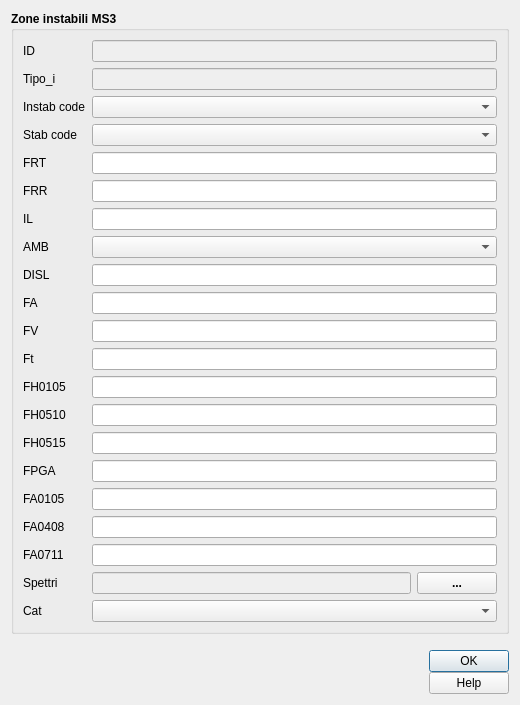
<?xml version="1.0" encoding="UTF-8"?>
<ui version="4.0">
 <class>pushButton_2</class>
 <widget class="QDialog" name="pushButton_2">
  <property name="geometry">
   <rect>
    <x>0</x>
    <y>0</y>
    <width>520</width>
    <height>705</height>
   </rect>
  </property>
  <property name="sizePolicy">
   <sizepolicy hsizetype="Fixed" vsizetype="Fixed">
    <horstretch>0</horstretch>
    <verstretch>0</verstretch>
   </sizepolicy>
  </property>
  <property name="minimumSize">
   <size>
    <width>520</width>
    <height>705</height>
   </size>
  </property>
  <property name="maximumSize">
   <size>
    <width>1500</width>
    <height>1500</height>
   </size>
  </property>
  <property name="windowTitle">
   <string>Zone instabili MS3</string>
  </property>
  <property name="modal">
   <bool>true</bool>
  </property>
  <layout class="QGridLayout" name="gridLayout_4">
   <item row="0" column="0">
    <widget class="QGroupBox" name="groupBox_2">
     <property name="sizePolicy">
      <sizepolicy hsizetype="Expanding" vsizetype="Expanding">
       <horstretch>0</horstretch>
       <verstretch>0</verstretch>
      </sizepolicy>
     </property>
     <property name="font">
      <font>
       <weight>75</weight>
       <bold>true</bold>
      </font>
     </property>
     <property name="title">
      <string>Zone instabili MS3</string>
     </property>
     <layout class="QGridLayout" name="gridLayout_3">
      <item row="15" column="2">
       <widget class="QComboBox" name="AMB">
        <property name="toolTip">
         <string/>
        </property>
       </widget>
      </item>
      <item row="16" column="2">
       <spacer name="verticalSpacer_8">
        <property name="orientation">
         <enum>Qt::Vertical</enum>
        </property>
        <property name="sizeHint" stdset="0">
         <size>
          <width>20</width>
          <height>40</height>
         </size>
        </property>
       </spacer>
      </item>
      <item row="25" column="0">
       <widget class="QLabel" name="label_27">
        <property name="font">
         <font>
          <weight>50</weight>
          <bold>false</bold>
         </font>
        </property>
        <property name="text">
         <string>FH0105</string>
        </property>
       </widget>
      </item>
      <item row="40" column="2">
       <spacer name="verticalSpacer_20">
        <property name="orientation">
         <enum>Qt::Vertical</enum>
        </property>
        <property name="sizeHint" stdset="0">
         <size>
          <width>20</width>
          <height>40</height>
         </size>
        </property>
       </spacer>
      </item>
      <item row="13" column="0">
       <widget class="QLabel" name="label_37">
        <property name="font">
         <font>
          <weight>50</weight>
          <bold>false</bold>
         </font>
        </property>
        <property name="text">
         <string>IL</string>
        </property>
       </widget>
      </item>
      <item row="21" column="2">
       <widget class="QLineEdit" name="FV">
        <property name="toolTip">
         <string/>
        </property>
       </widget>
      </item>
      <item row="12" column="2">
       <spacer name="verticalSpacer_7">
        <property name="orientation">
         <enum>Qt::Vertical</enum>
        </property>
        <property name="sizeHint" stdset="0">
         <size>
          <width>20</width>
          <height>40</height>
         </size>
        </property>
       </spacer>
      </item>
      <item row="6" column="2">
       <spacer name="verticalSpacer_4">
        <property name="orientation">
         <enum>Qt::Vertical</enum>
        </property>
        <property name="sizeHint" stdset="0">
         <size>
          <width>20</width>
          <height>40</height>
         </size>
        </property>
       </spacer>
      </item>
      <item row="19" column="0">
       <widget class="QLabel" name="label_22">
        <property name="font">
         <font>
          <weight>50</weight>
          <bold>false</bold>
         </font>
        </property>
        <property name="text">
         <string>FA</string>
        </property>
       </widget>
      </item>
      <item row="18" column="2">
       <spacer name="verticalSpacer_9">
        <property name="orientation">
         <enum>Qt::Vertical</enum>
        </property>
        <property name="sizeHint" stdset="0">
         <size>
          <width>20</width>
          <height>40</height>
         </size>
        </property>
       </spacer>
      </item>
      <item row="39" column="2">
       <layout class="QGridLayout" name="gridLayout">
        <item row="0" column="0">
         <widget class="QLineEdit" name="SPETTRI">
          <property name="enabled">
           <bool>false</bool>
          </property>
          <property name="toolTip">
           <string/>
          </property>
         </widget>
        </item>
        <item row="0" column="1">
         <widget class="QPushButton" name="pushButton">
          <property name="cursor">
           <cursorShape>PointingHandCursor</cursorShape>
          </property>
          <property name="text">
           <string>...</string>
          </property>
         </widget>
        </item>
       </layout>
      </item>
      <item row="7" column="0">
       <widget class="QLabel" name="label_8">
        <property name="font">
         <font>
          <weight>50</weight>
          <bold>false</bold>
         </font>
        </property>
        <property name="text">
         <string>Stab code</string>
        </property>
       </widget>
      </item>
      <item row="32" column="2">
       <spacer name="verticalSpacer_16">
        <property name="orientation">
         <enum>Qt::Vertical</enum>
        </property>
        <property name="sizeHint" stdset="0">
         <size>
          <width>20</width>
          <height>40</height>
         </size>
        </property>
       </spacer>
      </item>
      <item row="11" column="2">
       <widget class="QLineEdit" name="FRR">
        <property name="toolTip">
         <string/>
        </property>
       </widget>
      </item>
      <item row="24" column="2">
       <spacer name="verticalSpacer_12">
        <property name="orientation">
         <enum>Qt::Vertical</enum>
        </property>
        <property name="sizeHint" stdset="0">
         <size>
          <width>20</width>
          <height>40</height>
         </size>
        </property>
       </spacer>
      </item>
      <item row="28" column="2">
       <spacer name="verticalSpacer_14">
        <property name="orientation">
         <enum>Qt::Vertical</enum>
        </property>
        <property name="sizeHint" stdset="0">
         <size>
          <width>20</width>
          <height>40</height>
         </size>
        </property>
       </spacer>
      </item>
      <item row="1" column="0">
       <widget class="QLabel" name="label_7">
        <property name="sizePolicy">
         <sizepolicy hsizetype="Minimum" vsizetype="Preferred">
          <horstretch>0</horstretch>
          <verstretch>0</verstretch>
         </sizepolicy>
        </property>
        <property name="minimumSize">
         <size>
          <width>45</width>
          <height>0</height>
         </size>
        </property>
        <property name="font">
         <font>
          <weight>50</weight>
          <bold>false</bold>
         </font>
        </property>
        <property name="text">
         <string>&lt;html&gt;&lt;head/&gt;&lt;body&gt;&lt;p&gt;ID&lt;/p&gt;&lt;/body&gt;&lt;/html&gt;</string>
        </property>
       </widget>
      </item>
      <item row="36" column="2">
       <spacer name="verticalSpacer_18">
        <property name="orientation">
         <enum>Qt::Vertical</enum>
        </property>
        <property name="sizeHint" stdset="0">
         <size>
          <width>20</width>
          <height>40</height>
         </size>
        </property>
       </spacer>
      </item>
      <item row="20" column="2">
       <spacer name="verticalSpacer_10">
        <property name="orientation">
         <enum>Qt::Vertical</enum>
        </property>
        <property name="sizeHint" stdset="0">
         <size>
          <width>20</width>
          <height>40</height>
         </size>
        </property>
       </spacer>
      </item>
      <item row="5" column="0">
       <widget class="QLabel" name="label_9">
        <property name="font">
         <font>
          <weight>50</weight>
          <bold>false</bold>
         </font>
        </property>
        <property name="text">
         <string>Instab code</string>
        </property>
       </widget>
      </item>
      <item row="17" column="2">
       <widget class="QLineEdit" name="DISL">
        <property name="toolTip">
         <string/>
        </property>
       </widget>
      </item>
      <item row="7" column="2">
       <widget class="QComboBox" name="cod_stab">
        <property name="toolTip">
         <string/>
        </property>
       </widget>
      </item>
      <item row="38" column="2">
       <spacer name="verticalSpacer_19">
        <property name="orientation">
         <enum>Qt::Vertical</enum>
        </property>
        <property name="sizeHint" stdset="0">
         <size>
          <width>20</width>
          <height>40</height>
         </size>
        </property>
       </spacer>
      </item>
      <item row="30" column="2">
       <spacer name="verticalSpacer_15">
        <property name="orientation">
         <enum>Qt::Vertical</enum>
        </property>
        <property name="sizeHint" stdset="0">
         <size>
          <width>20</width>
          <height>40</height>
         </size>
        </property>
       </spacer>
      </item>
      <item row="34" column="2">
       <spacer name="verticalSpacer_17">
        <property name="orientation">
         <enum>Qt::Vertical</enum>
        </property>
        <property name="sizeHint" stdset="0">
         <size>
          <width>20</width>
          <height>40</height>
         </size>
        </property>
       </spacer>
      </item>
      <item row="10" column="2">
       <spacer name="verticalSpacer_6">
        <property name="orientation">
         <enum>Qt::Vertical</enum>
        </property>
        <property name="sizeHint" stdset="0">
         <size>
          <width>20</width>
          <height>40</height>
         </size>
        </property>
       </spacer>
      </item>
      <item row="23" column="2">
       <widget class="QLineEdit" name="Ft">
        <property name="toolTip">
         <string/>
        </property>
       </widget>
      </item>
      <item row="26" column="2">
       <spacer name="verticalSpacer_13">
        <property name="orientation">
         <enum>Qt::Vertical</enum>
        </property>
        <property name="sizeHint" stdset="0">
         <size>
          <width>20</width>
          <height>40</height>
         </size>
        </property>
       </spacer>
      </item>
      <item row="22" column="2">
       <spacer name="verticalSpacer_11">
        <property name="orientation">
         <enum>Qt::Vertical</enum>
        </property>
        <property name="sizeHint" stdset="0">
         <size>
          <width>20</width>
          <height>40</height>
         </size>
        </property>
       </spacer>
      </item>
      <item row="19" column="2">
       <widget class="QLineEdit" name="FA">
        <property name="toolTip">
         <string/>
        </property>
       </widget>
      </item>
      <item row="27" column="2">
       <widget class="QLineEdit" name="FH0510">
        <property name="toolTip">
         <string/>
        </property>
       </widget>
      </item>
      <item row="0" column="2">
       <spacer name="verticalSpacer">
        <property name="orientation">
         <enum>Qt::Vertical</enum>
        </property>
        <property name="sizeHint" stdset="0">
         <size>
          <width>20</width>
          <height>40</height>
         </size>
        </property>
       </spacer>
      </item>
      <item row="25" column="2">
       <widget class="QLineEdit" name="FH0105">
        <property name="toolTip">
         <string/>
        </property>
       </widget>
      </item>
      <item row="4" column="2">
       <spacer name="verticalSpacer_3">
        <property name="orientation">
         <enum>Qt::Vertical</enum>
        </property>
        <property name="sizeHint" stdset="0">
         <size>
          <width>20</width>
          <height>40</height>
         </size>
        </property>
       </spacer>
      </item>
      <item row="3" column="0">
       <widget class="QLabel" name="label_6">
        <property name="font">
         <font>
          <weight>50</weight>
          <bold>false</bold>
         </font>
        </property>
        <property name="text">
         <string>Tipo_i</string>
        </property>
       </widget>
      </item>
      <item row="42" column="2">
       <spacer name="verticalSpacer_21">
        <property name="orientation">
         <enum>Qt::Vertical</enum>
        </property>
        <property name="sizeHint" stdset="0">
         <size>
          <width>20</width>
          <height>40</height>
         </size>
        </property>
       </spacer>
      </item>
      <item row="2" column="2">
       <spacer name="verticalSpacer_2">
        <property name="orientation">
         <enum>Qt::Vertical</enum>
        </property>
        <property name="sizeHint" stdset="0">
         <size>
          <width>20</width>
          <height>40</height>
         </size>
        </property>
       </spacer>
      </item>
      <item row="27" column="0">
       <widget class="QLabel" name="label_29">
        <property name="font">
         <font>
          <weight>50</weight>
          <bold>false</bold>
         </font>
        </property>
        <property name="text">
         <string>FH0510</string>
        </property>
       </widget>
      </item>
      <item row="5" column="2">
       <widget class="QComboBox" name="cod_instab">
        <property name="sizePolicy">
         <sizepolicy hsizetype="Expanding" vsizetype="Fixed">
          <horstretch>0</horstretch>
          <verstretch>0</verstretch>
         </sizepolicy>
        </property>
        <property name="toolTip">
         <string/>
        </property>
       </widget>
      </item>
      <item row="21" column="0">
       <widget class="QLabel" name="label_28">
        <property name="font">
         <font>
          <weight>50</weight>
          <bold>false</bold>
         </font>
        </property>
        <property name="text">
         <string>FV</string>
        </property>
       </widget>
      </item>
      <item row="23" column="0">
       <widget class="QLabel" name="label_26">
        <property name="font">
         <font>
          <weight>50</weight>
          <bold>false</bold>
         </font>
        </property>
        <property name="text">
         <string>Ft</string>
        </property>
       </widget>
      </item>
      <item row="13" column="2">
       <widget class="QLineEdit" name="IL">
        <property name="toolTip">
         <string/>
        </property>
       </widget>
      </item>
      <item row="29" column="2">
       <widget class="QLineEdit" name="FH0515">
        <property name="toolTip">
         <string/>
        </property>
       </widget>
      </item>
      <item row="41" column="0">
       <widget class="QLabel" name="label_40">
        <property name="font">
         <font>
          <weight>50</weight>
          <bold>false</bold>
         </font>
        </property>
        <property name="text">
         <string>Cat</string>
        </property>
       </widget>
      </item>
      <item row="35" column="2">
       <widget class="QLineEdit" name="FA0408">
        <property name="toolTip">
         <string/>
        </property>
       </widget>
      </item>
      <item row="29" column="0">
       <widget class="QLabel" name="label_31">
        <property name="font">
         <font>
          <weight>50</weight>
          <bold>false</bold>
         </font>
        </property>
        <property name="text">
         <string>FH0515</string>
        </property>
       </widget>
      </item>
      <item row="39" column="0">
       <widget class="QLabel" name="label_39">
        <property name="font">
         <font>
          <weight>50</weight>
          <bold>false</bold>
         </font>
        </property>
        <property name="text">
         <string>Spettri</string>
        </property>
       </widget>
      </item>
      <item row="33" column="2">
       <widget class="QLineEdit" name="FA0105">
        <property name="toolTip">
         <string/>
        </property>
       </widget>
      </item>
      <item row="17" column="0">
       <widget class="QLabel" name="label_38">
        <property name="font">
         <font>
          <weight>50</weight>
          <bold>false</bold>
         </font>
        </property>
        <property name="text">
         <string>DISL</string>
        </property>
       </widget>
      </item>
      <item row="31" column="0">
       <widget class="QLabel" name="label_30">
        <property name="font">
         <font>
          <weight>50</weight>
          <bold>false</bold>
         </font>
        </property>
        <property name="text">
         <string>FPGA</string>
        </property>
       </widget>
      </item>
      <item row="8" column="2">
       <spacer name="verticalSpacer_5">
        <property name="orientation">
         <enum>Qt::Vertical</enum>
        </property>
        <property name="sizeHint" stdset="0">
         <size>
          <width>20</width>
          <height>40</height>
         </size>
        </property>
       </spacer>
      </item>
      <item row="9" column="2">
       <widget class="QLineEdit" name="FRT">
        <property name="toolTip">
         <string/>
        </property>
        <property name="text">
         <string/>
        </property>
       </widget>
      </item>
      <item row="35" column="0">
       <widget class="QLabel" name="label_24">
        <property name="font">
         <font>
          <weight>50</weight>
          <bold>false</bold>
         </font>
        </property>
        <property name="text">
         <string>FA0408</string>
        </property>
       </widget>
      </item>
      <item row="9" column="0">
       <widget class="QLabel" name="label_35">
        <property name="font">
         <font>
          <weight>50</weight>
          <bold>false</bold>
         </font>
        </property>
        <property name="text">
         <string>FRT</string>
        </property>
       </widget>
      </item>
      <item row="3" column="2">
       <widget class="QLineEdit" name="Tipo_i">
        <property name="enabled">
         <bool>false</bool>
        </property>
        <property name="palette">
         <palette>
          <active>
           <colorrole role="Text">
            <brush brushstyle="SolidPattern">
             <color alpha="255">
              <red>113</red>
              <green>113</green>
              <blue>113</blue>
             </color>
            </brush>
           </colorrole>
          </active>
          <inactive>
           <colorrole role="Text">
            <brush brushstyle="SolidPattern">
             <color alpha="255">
              <red>113</red>
              <green>113</green>
              <blue>113</blue>
             </color>
            </brush>
           </colorrole>
          </inactive>
          <disabled>
           <colorrole role="Text">
            <brush brushstyle="SolidPattern">
             <color alpha="255">
              <red>120</red>
              <green>120</green>
              <blue>120</blue>
             </color>
            </brush>
           </colorrole>
          </disabled>
         </palette>
        </property>
        <property name="toolTip">
         <string/>
        </property>
       </widget>
      </item>
      <item row="14" column="2">
       <spacer name="verticalSpacer_22">
        <property name="orientation">
         <enum>Qt::Vertical</enum>
        </property>
        <property name="sizeHint" stdset="0">
         <size>
          <width>20</width>
          <height>40</height>
         </size>
        </property>
       </spacer>
      </item>
      <item row="31" column="2">
       <widget class="QLineEdit" name="FPGA">
        <property name="toolTip">
         <string/>
        </property>
       </widget>
      </item>
      <item row="37" column="0">
       <widget class="QLabel" name="label_25">
        <property name="font">
         <font>
          <weight>50</weight>
          <bold>false</bold>
         </font>
        </property>
        <property name="text">
         <string>FA0711</string>
        </property>
       </widget>
      </item>
      <item row="15" column="0">
       <widget class="QLabel" name="label">
        <property name="font">
         <font>
          <weight>50</weight>
          <bold>false</bold>
         </font>
        </property>
        <property name="text">
         <string>AMB</string>
        </property>
       </widget>
      </item>
      <item row="1" column="2">
       <widget class="QLineEdit" name="pkuid">
        <property name="enabled">
         <bool>false</bool>
        </property>
        <property name="palette">
         <palette>
          <active>
           <colorrole role="Text">
            <brush brushstyle="SolidPattern">
             <color alpha="255">
              <red>113</red>
              <green>113</green>
              <blue>113</blue>
             </color>
            </brush>
           </colorrole>
          </active>
          <inactive>
           <colorrole role="Text">
            <brush brushstyle="SolidPattern">
             <color alpha="255">
              <red>113</red>
              <green>113</green>
              <blue>113</blue>
             </color>
            </brush>
           </colorrole>
          </inactive>
          <disabled>
           <colorrole role="Text">
            <brush brushstyle="SolidPattern">
             <color alpha="255">
              <red>120</red>
              <green>120</green>
              <blue>120</blue>
             </color>
            </brush>
           </colorrole>
          </disabled>
         </palette>
        </property>
        <property name="toolTip">
         <string/>
        </property>
       </widget>
      </item>
      <item row="33" column="0">
       <widget class="QLabel" name="label_23">
        <property name="font">
         <font>
          <weight>50</weight>
          <bold>false</bold>
         </font>
        </property>
        <property name="text">
         <string>FA0105</string>
        </property>
       </widget>
      </item>
      <item row="37" column="2">
       <widget class="QLineEdit" name="FA0711">
        <property name="toolTip">
         <string/>
        </property>
       </widget>
      </item>
      <item row="11" column="0">
       <widget class="QLabel" name="label_36">
        <property name="font">
         <font>
          <weight>50</weight>
          <bold>false</bold>
         </font>
        </property>
        <property name="text">
         <string>FRR</string>
        </property>
       </widget>
      </item>
      <item row="41" column="2">
       <widget class="QComboBox" name="CAT">
        <property name="toolTip">
         <string/>
        </property>
       </widget>
      </item>
     </layout>
    </widget>
   </item>
   <item row="1" column="0">
    <layout class="QGridLayout" name="gridLayout_2">
     <property name="sizeConstraint">
      <enum>QLayout::SetDefaultConstraint</enum>
     </property>
     <property name="topMargin">
      <number>10</number>
     </property>
     <property name="horizontalSpacing">
      <number>10</number>
     </property>
     <property name="verticalSpacing">
      <number>0</number>
     </property>
     <item row="0" column="4">
      <layout class="QVBoxLayout" name="verticalLayout">
       <item>
        <widget class="QDialogButtonBox" name="buttonBox">
         <property name="sizePolicy">
          <sizepolicy hsizetype="Fixed" vsizetype="Fixed">
           <horstretch>0</horstretch>
           <verstretch>0</verstretch>
          </sizepolicy>
         </property>
         <property name="minimumSize">
          <size>
           <width>0</width>
           <height>0</height>
          </size>
         </property>
         <property name="cursor">
          <cursorShape>PointingHandCursor</cursorShape>
         </property>
         <property name="orientation">
          <enum>Qt::Vertical</enum>
         </property>
         <property name="standardButtons">
          <set>QDialogButtonBox::Ok</set>
         </property>
         <property name="centerButtons">
          <bool>true</bool>
         </property>
        </widget>
       </item>
       <item>
        <widget class="QPushButton" name="help_button">
         <property name="cursor">
          <cursorShape>PointingHandCursor</cursorShape>
         </property>
         <property name="text">
          <string>Help</string>
         </property>
        </widget>
       </item>
      </layout>
     </item>
     <item row="0" column="0">
      <widget class="QLabel" name="label_10">
       <property name="sizePolicy">
        <sizepolicy hsizetype="Preferred" vsizetype="Fixed">
         <horstretch>0</horstretch>
         <verstretch>0</verstretch>
        </sizepolicy>
       </property>
       <property name="text">
        <string/>
       </property>
       <property name="pixmap">
        <pixmap>../loghi/logo-cnr.png</pixmap>
       </property>
      </widget>
     </item>
     <item row="0" column="1">
      <widget class="QLabel" name="label_12">
       <property name="sizePolicy">
        <sizepolicy hsizetype="Preferred" vsizetype="Fixed">
         <horstretch>0</horstretch>
         <verstretch>0</verstretch>
        </sizepolicy>
       </property>
       <property name="text">
        <string/>
       </property>
       <property name="pixmap">
        <pixmap>../loghi/logoigag.png</pixmap>
       </property>
      </widget>
     </item>
     <item row="0" column="3">
      <spacer name="horizontalSpacer">
       <property name="orientation">
        <enum>Qt::Horizontal</enum>
       </property>
       <property name="sizeHint" stdset="0">
        <size>
         <width>40</width>
         <height>20</height>
        </size>
       </property>
      </spacer>
     </item>
     <item row="0" column="2">
      <widget class="QLabel" name="label_15">
       <property name="sizePolicy">
        <sizepolicy hsizetype="Preferred" vsizetype="Fixed">
         <horstretch>0</horstretch>
         <verstretch>0</verstretch>
        </sizepolicy>
       </property>
       <property name="text">
        <string/>
       </property>
       <property name="pixmap">
        <pixmap>../loghi/logo-labgis.png</pixmap>
       </property>
      </widget>
     </item>
    </layout>
   </item>
  </layout>
 </widget>
 <resources/>
 <connections/>
</ui>
